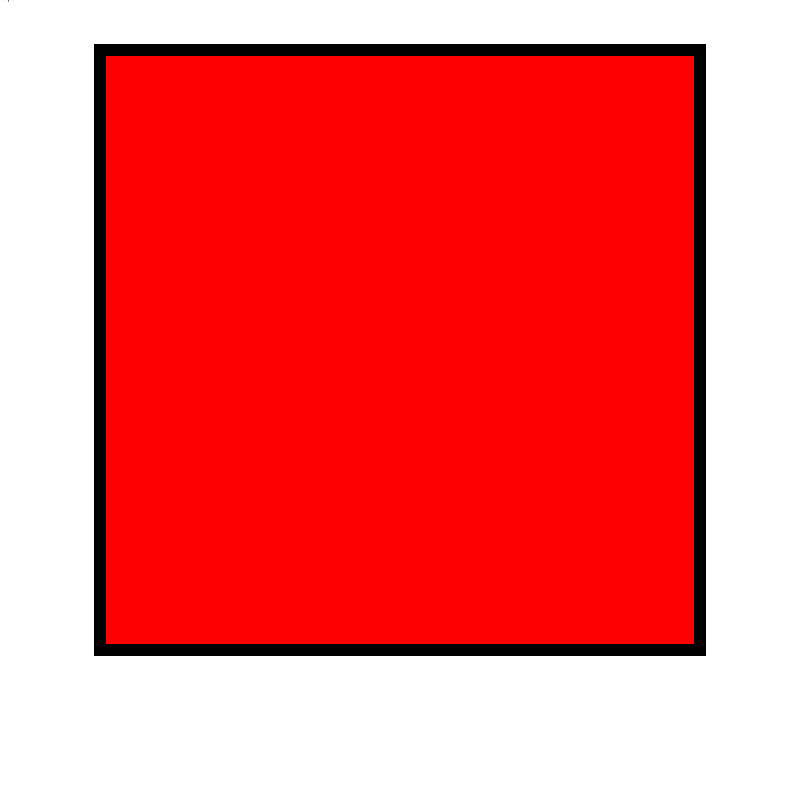
Frame 1 (no input)
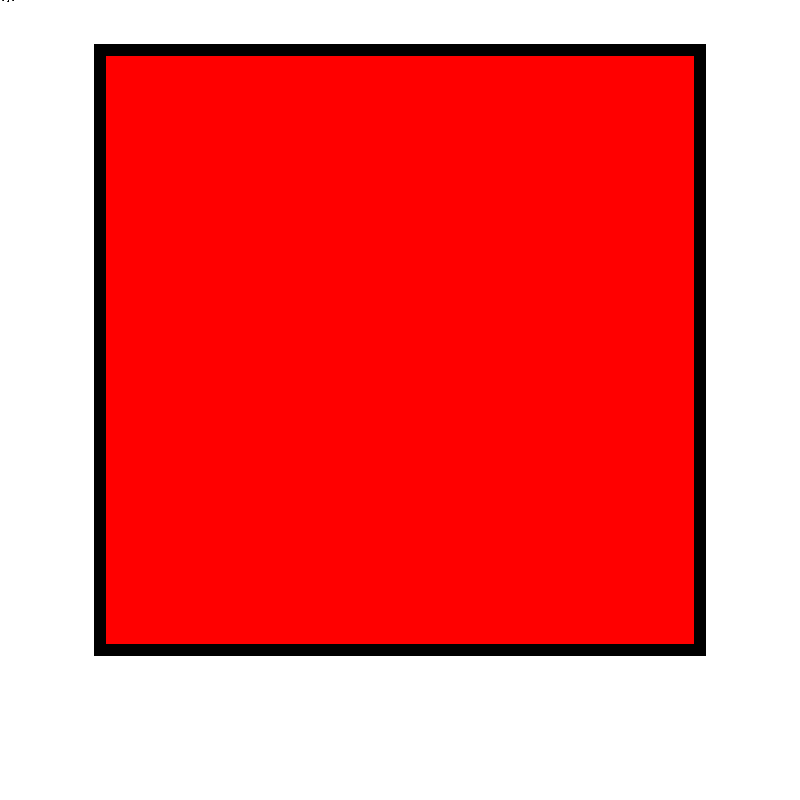
Frame 60 (no input)
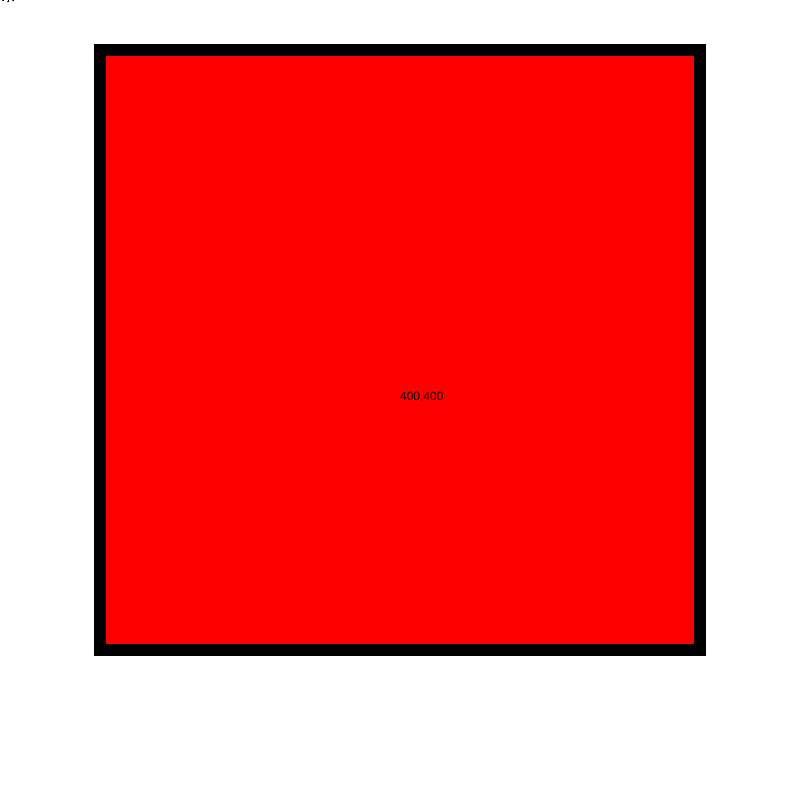
Frame 120 (the mouse pressed at the canvas centre since frame 60)

The p5.js sketch that drew these frames (run headless with seeded random() and noise() and a simulated clock; from frame 60 on, the mouse is pressed at the canvas centre):

// p5.js sketch
// ── sketch.js
function setup()
{
	//create a large square canvas
	createCanvas(800, 800);
}

function draw()
{

	//set the fill colour to red
	fill(255, 0, 0);

	//set a thick stroke weight for the black lines
	strokeWeight(12);

	//draw the red rectangle 
	rect(100, 50, 600, 600);


	   //A helpful mouse pointer
	push();
        fill(0);
        noStroke();
        text(mouseX + "," + mouseY, mouseX,mouseY);
    pop();

}
